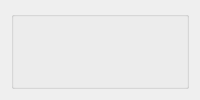
          <widget class="QWidget" name="guitar_tab">
           <attribute name="icon">
            <iconset>
             <normaloff>icons/Electric-Guitar-01-3582.png</normaloff>icons/Electric-Guitar-01-3582.png</iconset>
           </attribute>
           <attribute name="title">
            <string/>
           </attribute>
           <layout class="QGridLayout" name="gridLayout_13">
            <item row="0" column="0">
             <widget class="QGroupBox" name="groupBox_5">
              <property name="maximumSize">
               <size>
                <width>16777215</width>
                <height>778</height>
               </size>
              </property>
              <property name="styleSheet">
               <string notr="true">background-image: url(:/newPrefix/guitar_ui3.png);</string>
              </property>
              <property name="title">
               <string/>
              </property>
              <widget class="QPushButton" name="Estring_pushButton">
               <property name="geometry">
                <rect>
                 <x>340</x>
                 <y>325</y>
                 <width>950</width>
                 <height>16</height>
                </rect>
               </property>
               <property name="sizePolicy">
                <sizepolicy hsizetype="Maximum" vsizetype="Fixed">
                 <horstretch>0</horstretch>
                 <verstretch>0</verstretch>
                </sizepolicy>
               </property>
               <property name="minimumSize">
                <size>
                 <width>950</width>
                 <height>0</height>
                </size>
               </property>
               <property name="styleSheet">
                <string notr="true">QPushButton {
    color: #333;
    border-radius: 8px;
    border-style: outset;
    background: transparent;
    padding: 5px;
    }

QPushButton:hover {
    background: rgba(60, 60, 60, 20)
    }

QPushButton:pressed {
    border-style: inset;
    background: rgba(60, 60, 60, 50)
    }</string>
               </property>
               <property name="text">
                <string/>
               </property>
              </widget>
              <widget class="QPushButton" name="Astring_pushButton">
               <property name="geometry">
                <rect>
                 <x>340</x>
                 <y>350</y>
                 <width>950</width>
                 <height>16</height>
                </rect>
               </property>
               <property name="minimumSize">
                <size>
                 <width>950</width>
                 <height>0</height>
                </size>
               </property>
               <property name="styleSheet">
                <string notr="true">QPushButton {
    color: #333;
    border-radius: 8px;
    border-style: outset;
    background: transparent;
    padding: 5px;
    }

QPushButton:hover {
    background: rgba(60, 60, 60, 20)
    }

QPushButton:pressed {
    border-style: inset;
    background: rgba(60, 60, 60, 50)
    }</string>
               </property>
               <property name="text">
                <string/>
               </property>
              </widget>
              <widget class="QPushButton" name="Dstring_pushButton">
               <property name="geometry">
                <rect>
                 <x>350</x>
                 <y>370</y>
                 <width>950</width>
                 <height>16</height>
                </rect>
               </property>
               <property name="minimumSize">
                <size>
                 <width>950</width>
                 <height>0</height>
                </size>
               </property>
               <property name="styleSheet">
                <string notr="true">QPushButton {
    color: #333;
    border-radius: 8px;
    border-style: outset;
    background: transparent;
    padding: 5px;
    }

QPushButton:hover {
    background: rgba(60, 60, 60, 20)
    }

QPushButton:pressed {
    border-style: inset;
    background: rgba(60, 60, 60, 50)
    }</string>
               </property>
               <property name="text">
                <string/>
               </property>
              </widget>
              <widget class="QPushButton" name="Gstring_pushButton">
               <property name="geometry">
                <rect>
                 <x>340</x>
                 <y>400</y>
                 <width>950</width>
                 <height>16</height>
                </rect>
               </property>
               <property name="minimumSize">
                <size>
                 <width>950</width>
                 <height>0</height>
                </size>
               </property>
               <property name="styleSheet">
                <string notr="true">QPushButton {
    color: #333;
    border-radius: 8px;
    border-style: outset;
    background: transparent;
    padding: 5px;
    }

QPushButton:hover {
    background: rgba(60, 60, 60, 20)
    }

QPushButton:pressed {
    border-style: inset;
    background: rgba(60, 60, 60, 50)
    }</string>
               </property>
               <property name="text">
                <string/>
               </property>
              </widget>
              <widget class="QPushButton" name="Bstring_pushButton">
               <property name="geometry">
                <rect>
                 <x>340</x>
                 <y>420</y>
                 <width>950</width>
                 <height>16</height>
                </rect>
               </property>
               <property name="minimumSize">
                <size>
                 <width>950</width>
                 <height>0</height>
                </size>
               </property>
               <property name="styleSheet">
                <string notr="true">QPushButton {
    color: #333;
    border-radius: 8px;
    border-style: outset;
    background: transparent;
    padding: 5px;
    }

QPushButton:hover {
    background: rgba(60, 60, 60, 20)
    }

QPushButton:pressed {
    border-style: inset;
    background: rgba(60, 60, 60, 50)
    }</string>
               </property>
               <property name="text">
                <string/>
               </property>
              </widget>
              <widget class="QPushButton" name="Estring_pushButton_2">
               <property name="geometry">
                <rect>
                 <x>340</x>
                 <y>440</y>
                 <width>950</width>
                 <height>21</height>
                </rect>
               </property>
               <property name="minimumSize">
                <size>
                 <width>950</width>
                 <height>0</height>
                </size>
               </property>
               <property name="styleSheet">
                <string notr="true">QPushButton {
    color: #333;
    border-radius: 8px;
    border-style: outset;
    background: transparent;
    padding: 5px;
    }

QPushButton:hover {
    background: rgba(60, 60, 60, 20)
    }

QPushButton:pressed {
    border-style: inset;
    background: rgba(60, 60, 60, 50)
    }</string>
               </property>
               <property name="text">
                <string/>
               </property>
              </widget>
              <widget class="QDial" name="guitar_volume_dial">
               <property name="geometry">
                <rect>
                 <x>80</x>
                 <y>530</y>
                 <width>61</width>
                 <height>81</height>
                </rect>
               </property>
               <property name="styleSheet">
                <string notr="true">background-color: transparent;</string>
               </property>
               <property name="notchesVisible">
                <bool>true</bool>
               </property>
              </widget>
              <widget class="QDial" name="dial_2">
               <property name="geometry">
                <rect>
                 <x>150</x>
                 <y>457</y>
                 <width>61</width>
                 <height>81</height>
                </rect>
               </property>
               <property name="styleSheet">
                <string notr="true">background-color: transparent;</string>
               </property>
               <property name="notchesVisible">
                <bool>true</bool>
               </property>
              </widget>
              <widget class="QDial" name="chord_dial">
               <property name="geometry">
                <rect>
                 <x>180</x>
                 <y>100</y>
                 <width>61</width>
                 <height>81</height>
                </rect>
               </property>
               <property name="styleSheet">
                <string notr="true">background-color: transparent;</string>
               </property>
               <property name="maximum">
                <number>5</number>
               </property>
               <property name="notchesVisible">
                <bool>true</bool>
               </property>
              </widget>
              <widget class="QLCDNumber" name="chord_lcd">
               <property name="geometry">
                <rect>
                 <x>220</x>
                 <y>130</y>
                 <width>71</width>
                 <height>31</height>
                </rect>
               </property>
               <property name="styleSheet">
                <string notr="true">background-color: transparent;</string>
               </property>
              </widget>
              <widget class="QLabel" name="label">
               <property name="geometry">
                <rect>
                 <x>94</x>
                 <y>604</y>
                 <width>34</width>
                 <height>13</height>
                </rect>
               </property>
               <property name="styleSheet">
                <string notr="true">background-color: transparent;</string>
               </property>
               <property name="text">
                <string>&lt;html&gt;&lt;head/&gt;&lt;body&gt;&lt;p&gt;&lt;span style=&quot; color:#a9a9a9;&quot;&gt;Volume&lt;/span&gt;&lt;/p&gt;&lt;/body&gt;&lt;/html&gt;</string>
               </property>
              </widget>
              <widget class="QLabel" name="label_3">
               <property name="geometry">
                <rect>
                 <x>180</x>
                 <y>527</y>
                 <width>5</width>
                 <height>13</height>
                </rect>
               </property>
               <property name="styleSheet">
                <string notr="true">background-color: transparent;</string>
               </property>
               <property name="text">
                <string>&lt;html&gt;&lt;head/&gt;&lt;body&gt;&lt;p&gt;&lt;span style=&quot; color:#a9a9a9;&quot;&gt;?&lt;/span&gt;&lt;/p&gt;&lt;/body&gt;&lt;/html&gt;</string>
               </property>
              </widget>
              <widget class="QLabel" name="guitar_volume_label">
               <property name="geometry">
                <rect>
                 <x>100</x>
                 <y>520</y>
                 <width>18</width>
                 <height>13</height>
                </rect>
               </property>
               <property name="styleSheet">
                <string notr="true">background-color: transparent;</string>
               </property>
               <property name="text">
                <string>&lt;html&gt;&lt;head/&gt;&lt;body&gt;&lt;p&gt;&lt;span style=&quot; color:#a9a9a9;&quot;&gt;100&lt;/span&gt;&lt;/p&gt;&lt;/body&gt;&lt;/html&gt;</string>
               </property>
              </widget>
              <widget class="QLabel" name="label_9">
               <property name="geometry">
                <rect>
                 <x>170</x>
                 <y>450</y>
                 <width>18</width>
                 <height>13</height>
                </rect>
               </property>
               <property name="styleSheet">
                <string notr="true">background-color: transparent;</string>
               </property>
               <property name="text">
                <string>&lt;html&gt;&lt;head/&gt;&lt;body&gt;&lt;p&gt;&lt;span style=&quot; color:#a9a9a9;&quot;&gt;100&lt;/span&gt;&lt;/p&gt;&lt;/body&gt;&lt;/html&gt;</string>
               </property>
              </widget>
              <widget class="QLabel" name="label_11">
               <property name="geometry">
                <rect>
                 <x>196</x>
                 <y>175</y>
                 <width>29</width>
                 <height>13</height>
                </rect>
               </property>
               <property name="styleSheet">
                <string notr="true">background-color: transparent;</string>
               </property>
               <property name="text">
                <string>&lt;html&gt;&lt;head/&gt;&lt;body&gt;&lt;p&gt;&lt;span style=&quot; color:#a9a9a9;&quot;&gt;Chord&lt;/span&gt;&lt;/p&gt;&lt;/body&gt;&lt;/html&gt;</string>
               </property>
              </widget>
             </widget>
            </item>
           </layout>
          </widget>
